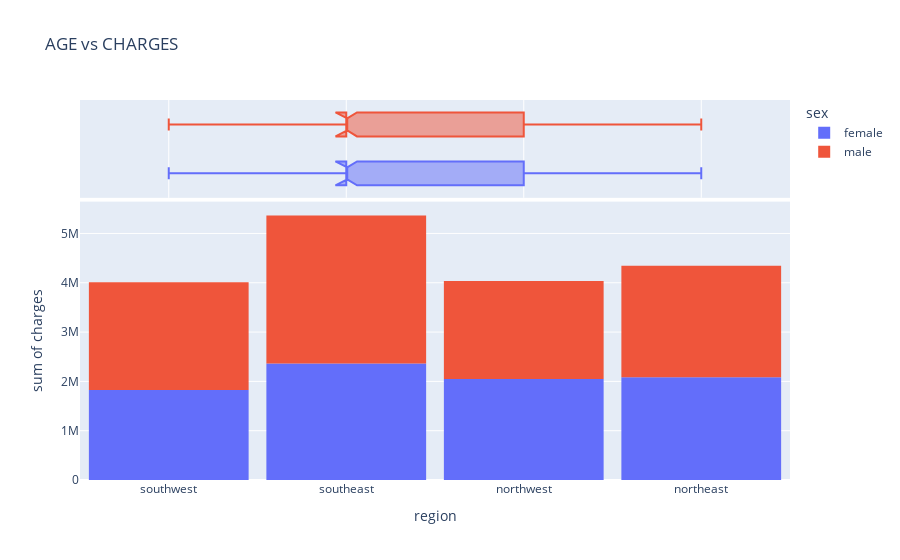

Notebook source saved alongside this figure:
### Code cell
fig=px.histogram(medical_df,
                 x='region',
                 y='charges',
                 marginal='box',
                 color='sex',
                 title='AGE vs CHARGES ')
fig.update_layout(bargap=0.1)
fig.show()

### Figure 1 — Plotly figure (JSON) as saved in the notebook; plotly's stock layout.template omitted (floating-point values rounded to 4 significant figures; data arrays with more than 128 entries replaced by an {"elided": "..."} marker saying what was removed)
{"data": [{"alignmentgroup": "True", "bingroup": "x", "histfunc": "sum", "hovertemplate": "sex=female<br>region=%{x}<br>sum of charges=%{y}<extra></extra>", "legendgroup": "female", "marker": {"color": "#636efa", "pattern": {"shape": ""}}, "name": "female", "offsetgroup": "female", "orientation": "v", "showlegend": true, "type": "histogram", "x": {"elided": "662 str values"}, "xaxis": "x", "y": {"elided": "662 float values"}, "yaxis": "y"}, {"alignmentgroup": "True", "hovertemplate": "sex=female<br>region=%{x}<extra></extra>", "legendgroup": "female", "marker": {"color": "#636efa"}, "name": "female", "notched": true, "offsetgroup": "female", "showlegend": false, "type": "box", "x": {"elided": "662 str values"}, "xaxis": "x2", "yaxis": "y2"}, {"alignmentgroup": "True", "bingroup": "x", "histfunc": "sum", "hovertemplate": "sex=male<br>region=%{x}<br>sum of charges=%{y}<extra></extra>", "legendgroup": "male", "marker": {"color": "#EF553B", "pattern": {"shape": ""}}, "name": "male", "offsetgroup": "male", "orientation": "v", "showlegend": true, "type": "histogram", "x": {"elided": "676 str values"}, "xaxis": "x", "y": {"elided": "676 float values"}, "yaxis": "y"}, {"alignmentgroup": "True", "hovertemplate": "sex=male<br>region=%{x}<extra></extra>", "legendgroup": "male", "marker": {"color": "#EF553B"}, "name": "male", "notched": true, "offsetgroup": "male", "showlegend": false, "type": "box", "x": {"elided": "676 str values"}, "xaxis": "x2", "yaxis": "y2"}], "layout": {"bargap": 0.1, "barmode": "relative", "legend": {"title": {"text": "sex"}, "tracegroupgap": 0}, "title": {"text": "AGE vs CHARGES "}, "xaxis": {"anchor": "y", "domain": [0, 1], "title": {"text": "region"}}, "xaxis2": {"anchor": "y2", "domain": [0, 1], "matches": "x", "showgrid": true, "showticklabels": false}, "yaxis": {"anchor": "x", "domain": [0, 0.7326], "title": {"text": "sum of charges"}}, "yaxis2": {"anchor": "x2", "domain": [0.7426, 1], "matches": "y2", "showgrid": false, "showline": false, "showticklabels": false, "ticks": ""}}}
